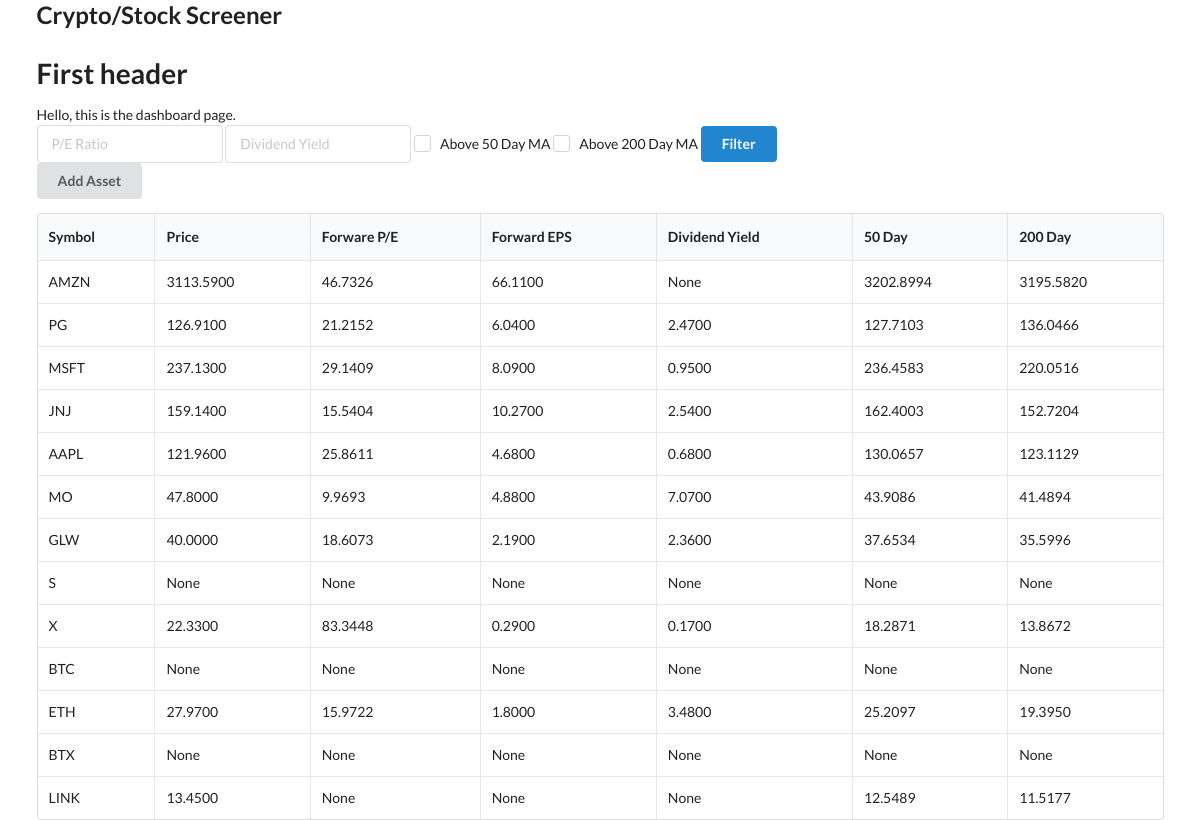
The page / on the database its author committed.
### models.py (models this page shows)
class Stock(Base):
    __tablename__ = "stocks"
    id = Column(Integer, primary_key=True, index=True)
    symbol = Column(String, unique=True, index=True)
    price = Column(Numeric(10,4))
    forward_pe = Column(Numeric(10,4))
    forward_eps = Column(Numeric(10,4))
    dividend_yield = Column(Numeric(10,4))
    ma50 = Column(Numeric(10,4))
    ma200 = Column(Numeric(10,4))

### main.py (the view)
@app.get("/")
async def dashboard(request: Request, forward_pe = None, dividend_yield = None, ma50 = None, ma200 = None, db: Session = Depends(get_db)): # Also add names of query parameters/elements from dashboard. None means its not required.
    stocks = db.query(models.Stock) # Pulls in queried records from the database.
    print(stocks) # prints entered data to web browser console.
    if forward_pe: # previous used "is not None", but it submits an empty string at the end of the URL. Therefore, it was trying to filter the data using code below and is NOT what we want here.
        stocks = stocks.filter(models.Stock.forward_pe < forward_pe) # second forward_pe is the one in the parameter above.
    if dividend_yield:
        stocks = stocks.filter(models.Stock.dividend_yield > dividend_yield) # Greatter than since we want more moooooney
    if ma50:
        stocks = stocks.filter(models.Stock.price > ma50)
    if ma200:
        stocks = stocks.filter(models.Stock.price > ma200)
    return templates.TemplateResponse("dashboard.html", {   # this method requires the Request class imported
        "request": request,
        "stocks": stocks,
        "forward_pe": forward_pe, # Takes the data as it comes in and sending it back to the template.
        "dividend_yield": dividend_yield,
        "ma50": ma50,
        "ma200": ma200
    })

### templates/dashboard.html (shortened to what this page needs)
{% extends "layout.html" %}
{% block content %}
<h1 class="ui header">First header</h1>
Hello, this is the dashboard page.
<form>
<div class="ui input">
    <input name="forward_pe" type="text" placeholder="P/E Ratio" value="{{ forward_pe or ''}}">
</div>
<div class="ui input">
    <input name="dividend_yield" type="text" placeholder="Dividend Yield" value="{{ dividend_yield or ''}}">
</div>
<div class="ui checkbox">
    <label>Above 50 Day MA</label>
</div>
<div class="ui checkbox">
    <label>Above 200 Day MA</label>
</div>
<button type="submit" class="ui button primary">Filter</button>
</form>
<div>
    <button id="add_stocks" class="ui button">Add Asset</button>
</div>
<table class="ui celled table">
    <thead>
        <tr><th>Symbol</th>
            <th>Price</th>
            <th>Forware P/E</th>
            <th>Forward EPS</th>
            <th>Dividend Yield</th>
            <th>50 Day</th>
            <th>200 Day</th>
        </tr>
    </thead>
    <tbody>
        {% for stock in stocks %}
        <tr>
            <td>{{ stock.symbol }}</td>
            <td>{{ stock.price }}</td>
            <td>{{ stock.forward_pe }}</td>
            <td>{{ stock.forward_eps }}</td>
            <td>{{ stock.dividend_yield }}</td>
            <td>{{ stock.ma50 }}</td>
            <td>{{ stock.ma200 }}</td>
        </tr>
        {% endfor %}
    </tbody>
</table>
{% endblock %}

### templates/layout.html (shortened to what this page needs)
<!DOCTYPE html>
<html>
	<head>
		<link rel="stylesheet" href="https://cdn.jsdelivr.net/npm/semantic-ui@2.4.2/dist/semantic.min.css">
	</head>
	<body>
		<div class="ui container">
			<h2>Crypto/Stock Screener</h2>
				{% block content %}{% endblock %}
		</div>
    </body>
</html>

### rows shown on the page
Stock: symbol "AMZN", price "3113.5900", forward_pe "46.7326", forward_eps "66.1100", dividend_yield "None", ma50 "3202.8994", ma200 "3195.5820"
Stock: symbol "PG", price "126.9100", forward_pe "21.2152", forward_eps "6.0400", dividend_yield "2.4700", ma50 "127.7103", ma200 "136.0466"
Stock: symbol "MSFT", price "237.1300", forward_pe "29.1409", forward_eps "8.0900", dividend_yield "0.9500", ma50 "236.4583", ma200 "220.0516"
Stock: symbol "JNJ", price "159.1400", forward_pe "15.5404", forward_eps "10.2700", dividend_yield "2.5400", ma50 "162.4003", ma200 "152.7204"
Stock: symbol "AAPL", price "121.9600", forward_pe "25.8611", forward_eps "4.6800", dividend_yield "0.6800", ma50 "130.0657", ma200 "123.1129"
Stock: symbol "MO", price "47.8000", forward_pe "9.9693", forward_eps "4.8800", dividend_yield "7.0700", ma50 "43.9086", ma200 "41.4894"
Stock: symbol "GLW", price "40.0000", forward_pe "18.6073", forward_eps "2.1900", dividend_yield "2.3600", ma50 "37.6534", ma200 "35.5996"
Stock: symbol "S", price "None", forward_pe "None", forward_eps "None", dividend_yield "None", ma50 "None", ma200 "None"
Stock: symbol "X", price "22.3300", forward_pe "83.3448", forward_eps "0.2900", dividend_yield "0.1700", ma50 "18.2871", ma200 "13.8672"
Stock: symbol "BTC", price "None", forward_pe "None", forward_eps "None", dividend_yield "None", ma50 "None", ma200 "None"
Stock: symbol "ETH", price "27.9700", forward_pe "15.9722", forward_eps "1.8000", dividend_yield "3.4800", ma50 "25.2097", ma200 "19.3950"
Stock: symbol "BTX", price "None", forward_pe "None", forward_eps "None", dividend_yield "None", ma50 "None", ma200 "None"
Stock: symbol "LINK", price "13.4500", forward_pe "None", forward_eps "None", dividend_yield "None", ma50 "12.5489", ma200 "11.5177"
